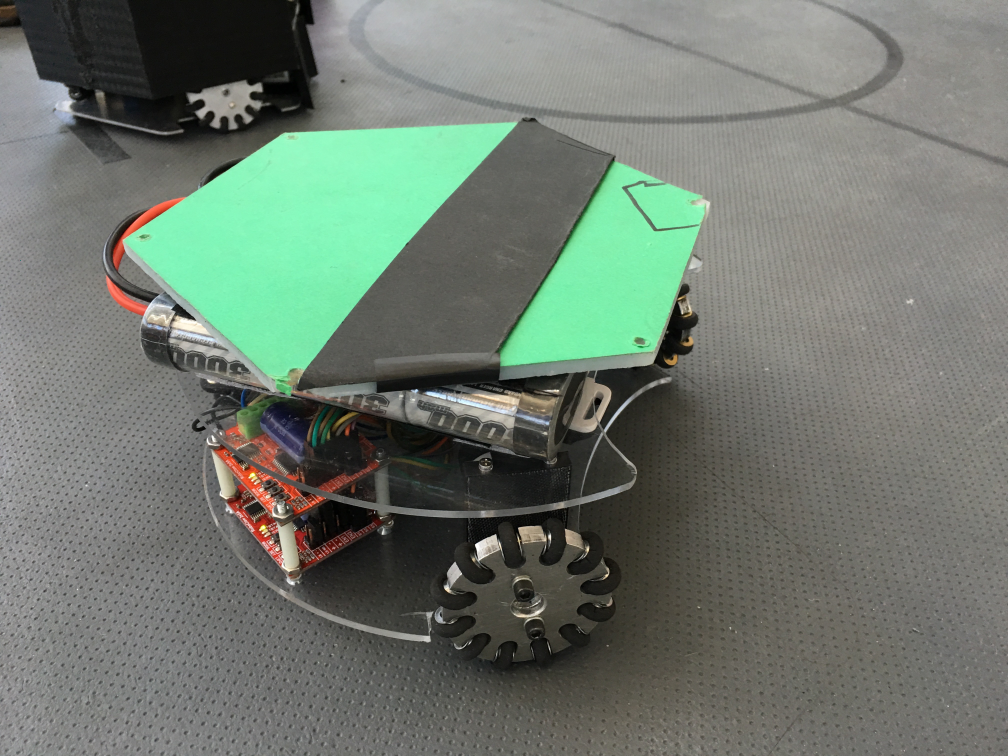
//> input picture Images For Documentation/Sushi.jpg, 4032 x 3024 px, given in place of stream, which was not available (shown at 1/4 size)
$ ./selection   (built with g++ and OpenCV 4)
//> lines starting //> are read from the running program, lines starting //| are printed output that depends on the picture; after the words box and inside, x2 and y2 are one past the last pixel; in counts of white or black regions, pixels touching at a corner belong together; pictures that were not available may be replaced by others from this repository, and a replacement may not be noted
//objectTrackingTutorial.cpp

//Written by  Kyle Hounslow 2015

//Permission is hereby granted, free of charge, to any person obtaining a copy of this software and associated documentation files (the "Software")
//, to deal in the Software without restriction, including without limitation the rights to use, copy, modify, merge, publish, distribute, sublicense,
//and/or sell copies of the Software, and to permit persons to whom the Software is furnished to do so, subject to the following conditions:

//The above copyright notice and this permission notice shall be included in all copies or substantial portions of the Software.

//THE SOFTWARE IS PROVIDED "AS IS", WITHOUT WARRANTY OF ANY KIND, EXPRESS OR IMPLIED, INCLUDING BUT NOT LIMITED TO THE WARRANTIES OF MERCHANTABILITY,
//FITNESS FOR A PARTICULAR PURPOSE AND NONINFRINGEMENT. IN NO EVENT SHALL THE AUTHORS OR COPYRIGHT HOLDERS BE LIABLE FOR ANY CLAIM, DAMAGES OR OTHER
//LIABILITY, WHETHER IN AN ACTION OF CONTRACT, TORT OR OTHERWISE, ARISING FROM, OUT OF OR IN CONNECTION WITH THE SOFTWARE OR THE USE OR OTHER DEALINGS
//IN THE SOFTWARE.

#include <sstream>
#include <string>
#include <iostream>
#include "/usr/include/opencv2/highgui/highgui.hpp"
#include "/usr/include/opencv/cv.hpp"
//#include "opencv\highgui.h"
//#include "opencv\cv.h"

using namespace cv;
using namespace std;
//initial min and max HSV filter values.
//these will be changed using trackbars
int H_MIN = 0;
int H_MAX = 256;
int S_MIN = 0;
int S_MAX = 256;
int V_MIN = 0;
int V_MAX = 256;
//default capture width and height
const int FRAME_WIDTH = 840;
const int FRAME_HEIGHT = 480;
//max number of objects to be detected in frame
const int MAX_NUM_OBJECTS = 50;
//minimum and maximum object area
const int MIN_OBJECT_AREA = 20 * 20;
const int MAX_OBJECT_AREA = FRAME_HEIGHT*FRAME_WIDTH / 1.5;
//names that will appear at the top of each window
const string windowName = "Original Image";
const string windowName1 = "HSV Image";
const string windowName2 = "Thresholded Image";
const string windowName3 = "After Morphological Operations";
const string trackbarWindowName = "Trackbars";

bool calibrationMode;//used for showing debugging windows, trackbars etc.

bool mouseIsDragging;//used for showing a rectangle on screen as user clicks and drags mouse
bool mouseMove;
bool rectangleSelected;
cv::Point initialClickPoint, currentMousePoint; //keep track of initial point clicked and current position of mouse
cv::Rect rectangleROI; //this is the ROI that the user has selected
vector<int> H_ROI, S_ROI, V_ROI;// HSV values from the click/drag ROI region stored in separate vectors so that we can sort them easily

void on_trackbar(int, void*)
{//This function gets called whenever a
	// trackbar position is changed

	//for now, this does nothing.


}
void createTrackbars(){
	//create window for trackbars


	namedWindow(trackbarWindowName, 0);
	//create memory to store trackbar name on window
	char TrackbarName[50];
	sprintf(TrackbarName, "H_MIN", H_MIN);
	sprintf(TrackbarName, "H_MAX", H_MAX);
	sprintf(TrackbarName, "S_MIN", S_MIN);
	sprintf(TrackbarName, "S_MAX", S_MAX);
	sprintf(TrackbarName, "V_MIN", V_MIN);
	sprintf(TrackbarName, "V_MAX", V_MAX);
	//create trackbars and insert them into window
	//3 parameters are: the address of the variable that is changing when the trackbar is moved(eg.H_LOW),
	//the max value the trackbar can move (eg. H_HIGH),
	//and the function that is called whenever the trackbar is moved(eg. on_trackbar)
	//                                  ---->    ---->     ---->
	createTrackbar("H_MIN", trackbarWindowName, &H_MIN, 255, on_trackbar);
	createTrackbar("H_MAX", trackbarWindowName, &H_MAX, 255, on_trackbar);
	createTrackbar("S_MIN", trackbarWindowName, &S_MIN, 255, on_trackbar);
	createTrackbar("S_MAX", trackbarWindowName, &S_MAX, 255, on_trackbar);
	createTrackbar("V_MIN", trackbarWindowName, &V_MIN, 255, on_trackbar);
	createTrackbar("V_MAX", trackbarWindowName, &V_MAX, 255, on_trackbar);


}
// [52 lines left out: function clickAndDrag_Rectangle, not called in this run]
void recordHSV_Values(cv::Mat frame, cv::Mat hsv_frame){

	//save HSV values for ROI that user selected to a vector
	if (mouseMove == false && rectangleSelected == true){

		//clear previous vector values
		if (H_ROI.size()>0) H_ROI.clear();
		if (S_ROI.size()>0) S_ROI.clear();
		if (V_ROI.size()>0 )V_ROI.clear();
		//if the rectangle has no width or height (user has only dragged a line) then we don't try to iterate over the width or height
		if (rectangleROI.width<1 || rectangleROI.height<1) cout << "Please drag a rectangle, not a line" << endl;
		else{
			for (int i = rectangleROI.x; i<rectangleROI.x + rectangleROI.width; i++){
				//iterate through both x and y direction and save HSV values at each and every point
				for (int j = rectangleROI.y; j<rectangleROI.y + rectangleROI.height; j++){
					//save HSV value at this point
					H_ROI.push_back((int)hsv_frame.at<cv::Vec3b>(j, i)[0]);
					S_ROI.push_back((int)hsv_frame.at<cv::Vec3b>(j, i)[1]);
					V_ROI.push_back((int)hsv_frame.at<cv::Vec3b>(j, i)[2]);
				}
			}
		}
		//reset rectangleSelected so user can select another region if necessary
		rectangleSelected = false;
		//set min and max HSV values from min and max elements of each array

		if (H_ROI.size()>0){
			//NOTE: min_element and max_element return iterators so we must dereference them with "*"
			H_MIN = *std::min_element(H_ROI.begin(), H_ROI.end());
			H_MAX = *std::max_element(H_ROI.begin(), H_ROI.end());
			cout << "MIN 'H' VALUE: " << H_MIN << endl;
			cout << "MAX 'H' VALUE: " << H_MAX << endl;
		}
		if (S_ROI.size()>0){
			S_MIN = *std::min_element(S_ROI.begin(), S_ROI.end());
			S_MAX = *std::max_element(S_ROI.begin(), S_ROI.end());
			cout << "MIN 'S' VALUE: " << S_MIN << endl;
			cout << "MAX 'S' VALUE: " << S_MAX << endl;
		}
		if (V_ROI.size()>0){
			V_MIN = *std::min_element(V_ROI.begin(), V_ROI.end());
			V_MAX = *std::max_element(V_ROI.begin(), V_ROI.end());
			cout << "MIN 'V' VALUE: " << V_MIN << endl;
			cout << "MAX 'V' VALUE: " << V_MAX << endl;
		}

	}

	if (mouseMove == true){
		//if the mouse is held down, we will draw the click and dragged rectangle to the screen
		rectangle(frame, initialClickPoint, cv::Point(currentMousePoint.x, currentMousePoint.y), cv::Scalar(0, 255, 0), 1, 8, 0);
	}


}
// [33 lines left out: functions intToString, drawObject, not called in this run]
void morphOps(Mat &thresh){

	//create structuring element that will be used to "dilate" and "erode" image.
	//the element chosen here is a 3px by 3px rectangle

	Mat erodeElement = getStructuringElement(MORPH_RECT, Size(3, 3));
	//dilate with larger element so make sure object is nicely visible
	Mat dilateElement = getStructuringElement(MORPH_RECT, Size(8, 8));

	erode(thresh, thresh, erodeElement);
	erode(thresh, thresh, erodeElement);


	dilate(thresh, thresh, dilateElement);
	dilate(thresh, thresh, dilateElement);


}
void trackFilteredObject(int &x, int &y, Mat threshold, Mat &cameraFeed){

	Mat temp;
	threshold.copyTo(temp);
	//these two vectors needed for output of findContours
	vector< vector<Point> > contours;
	vector<Vec4i> hierarchy;
	//find contours of filtered image using openCV findContours function
	findContours(temp, contours, hierarchy, CV_RETR_CCOMP, CV_CHAIN_APPROX_SIMPLE);
	//use moments method to find our filtered object
	double refArea = 0;
	int largestIndex = 0;
	bool objectFound = false;
	if (hierarchy.size() > 0) {
		int numObjects = hierarchy.size();
		//if number of objects greater than MAX_NUM_OBJECTS we have a noisy filter
		if (numObjects<MAX_NUM_OBJECTS){
			for (int index = 0; index >= 0; index = hierarchy[index][0]) {

				Moments moment = moments((cv::Mat)contours[index]);
				double area = moment.m00;

				//if the area is less than 20 px by 20px then it is probably just noise
				//if the area is the same as the 3/2 of the image size, probably just a bad filter
				//we only want the object with the largest area so we save a reference area each
				//iteration and compare it to the area in the next iteration.
				if (area>MIN_OBJECT_AREA && area<MAX_OBJECT_AREA && area>refArea){
					x = moment.m10 / area;
					y = moment.m01 / area;
					objectFound = true;
					refArea = area;
					//save index of largest contour to use with drawContours
					largestIndex = index;
				}
				else objectFound = false;


			}
			//let user know you found an object
			if (objectFound == true){
				putText(cameraFeed, "Tracking Object", Point(0, 50), 2, 1, Scalar(0, 255, 0), 2);
				//draw object location on screen
				drawObject(x, y, cameraFeed);
				//draw largest contour
				//drawContours(cameraFeed, contours, largestIndex, Scalar(0, 255, 255), 2);
			}

		}
		else putText(cameraFeed, "TOO MUCH NOISE! ADJUST FILTER", Point(0, 50), 1, 2, Scalar(0, 0, 255), 2);
	}
}
int main(int argc, char* argv[])
{
	//some boolean variables for different functionality within this
	//program
	bool trackObjects = true;
	bool useMorphOps = true;
	calibrationMode = true;
	//Matrix to store each frame of the webcam feed
	Mat cameraFeed, gaussCameraFeed, gaussone, gausstwo, otherCamera;
	//matrix storage for HSV image
	Mat HSV;
	//matrix storage for binary threshold image
	Mat threshold;
	//x and y values for the location of the object
	int x = 0, y = 0;
	//video capture object to acquire webcam feed
	//VideoCapture capture;
	//open capture object at location zero (default location for webcam)

	VideoCapture capture;
	capture.open("http://192.168.1.78:8080/stream?topic=/image&dummy=param.mjpg");
	//capture.open(0);
	//set height and width of capture frame
	capture.set(CV_CAP_PROP_FRAME_WIDTH, FRAME_WIDTH);
	capture.set(CV_CAP_PROP_FRAME_HEIGHT, FRAME_HEIGHT);
	//must create a window before setting mouse callback
	cv::namedWindow(windowName);
	//set mouse callback function to be active on "Webcam Feed" window
	//we pass the handle to our "frame" matrix so that we can draw a rectangle to it
	//as the user clicks and drags the mouse
	cv::setMouseCallback(windowName, clickAndDrag_Rectangle, &cameraFeed);
	//initiate mouse move and drag to false
	mouseIsDragging = false;
	mouseMove = false;
	rectangleSelected = false;

	//start an infinite loop where webcam feed is copied to cameraFeed matrix
	//all of our operations will be performed within this loop
	while (1){
		//store image to matrix
		capture.read(cameraFeed);
//> cameraFeed is the input picture: 3024 rows x 4032 cols, CV_8UC3; mean B, G, R 111.1, 121.4, 111.5

		medianBlur(cameraFeed, gaussCameraFeed, 5);

		//convert frame from BGR to HSV colorspace
		cvtColor(cameraFeed, HSV, COLOR_BGR2HSV);
//> HSV: 3024 rows x 4032 cols, CV_8UC3; mean H, S, V 39.7, 29.9, 123.4
		//set HSV values from user selected region
		recordHSV_Values(cameraFeed, HSV);


/*
cvtColor( bgr,hsv, CV_RGB2HSV )

now, //you want to separate the H channel ( it's the same 1 channel image as a greyscale, actually )

Mat chan[3];
split( hsv, chan );
Mat H = hsv[0];

and threshold that:

Mat binary;
threshold(H, binary, 1 /*ignored for otsu* /, 255, CV_THRESH_OTSU);
*/

Mat hsv;
cvtColor( gaussCameraFeed,hsv, CV_RGB2HSV );
//> hsv: 3024 rows x 4032 cols, CV_8UC3; mean H, S, V 77.2, 29.6, 123.4

//now, //you want to separate the H channel ( it's the same 1 channel image as a greyscale, actually )

Mat chan[3];
split( hsv, chan );
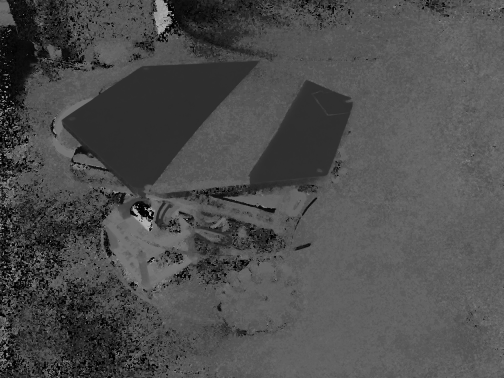
//> chan[0]: 3024 rows x 4032 cols, CV_8UC1 (shown at 1/8 size); min 0, max 179, mean 77.2
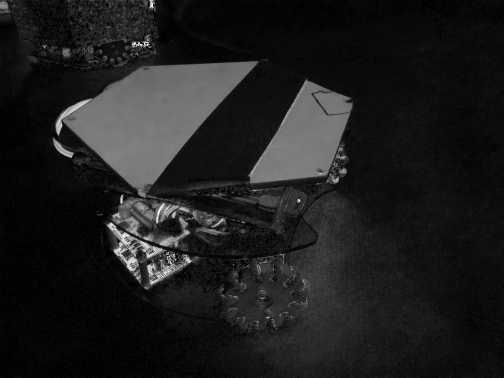
//> chan[1]: 3024 rows x 4032 cols, CV_8UC1 (shown at 1/8 size); min 0, max 255, mean 29.6
Mat H = chan[0];

//and threshold that:

Mat binary;
//threshold(H, binary, 255, CV_THRESH_OTSU);
adaptiveThreshold(H, binary,255, ADAPTIVE_THRESH_GAUSSIAN_C, CV_THRESH_BINARY,15,-5);
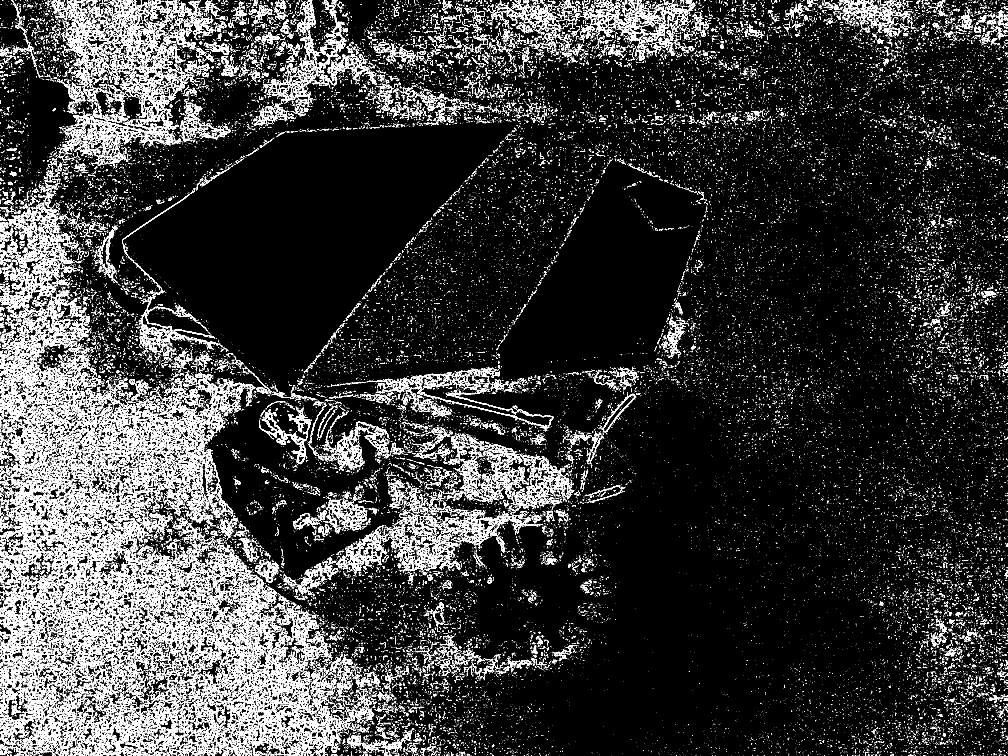
//> binary: 3024 rows x 4032 cols, CV_8UC1 (shown at 1/4 size); 10.7% white in thin lines or dots

//adaptiveThreshold(gaussCameraFeed, gausstwo,255, ADAPTIVE_THRESH_GAUSSIAN_C, CV_THRESH_BINARY,15,-5);

		imshow("hue", binary);

		//capture.read(otherCamera);
		cvtColor(gaussCameraFeed, gaussCameraFeed, CV_BGR2GRAY);
//> gaussCameraFeed: 3024 rows x 4032 cols, CV_8UC1
		//medianBlur(gaussCameraFeed, gaussCameraFeed, 5);
		//adaptiveThreshold(gaussCameraFeed, gaussCameraFeed ,255, ADAPTIVE_THRESH_GAUSSIAN_C, CV_THRESH_BINARY,15,-5);
		adaptiveThreshold(gaussCameraFeed, gaussone, 255, ADAPTIVE_THRESH_MEAN_C, CV_THRESH_BINARY,15,-5);
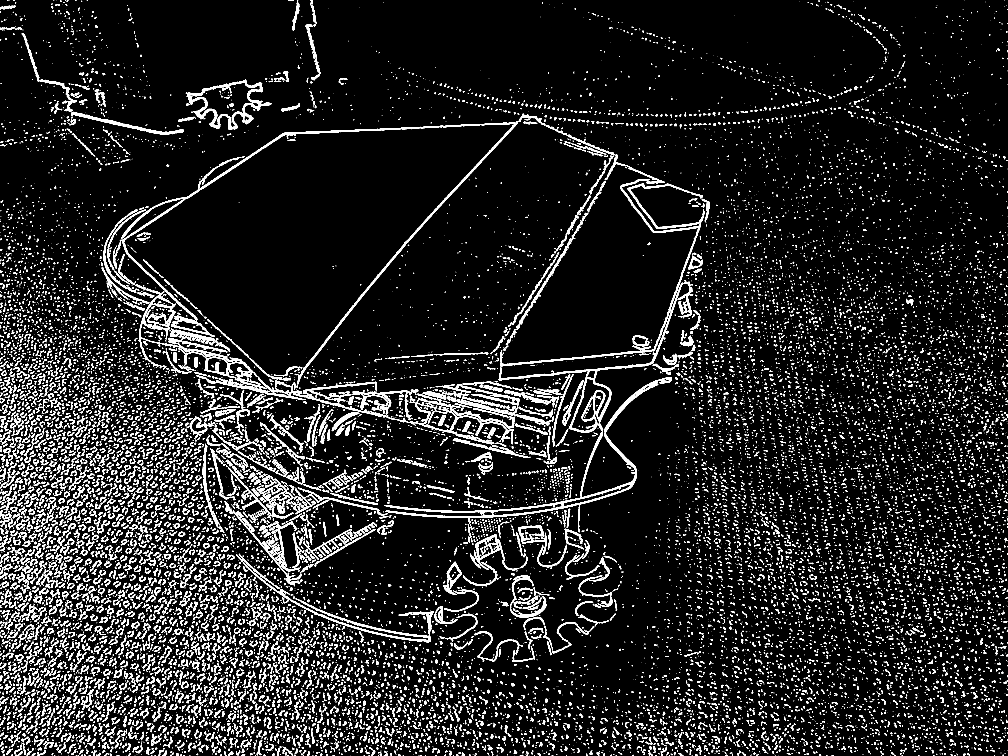
//> gaussone: 3024 rows x 4032 cols, CV_8UC1 (shown at 1/4 size); 8.1% white; 22054 white regions (13043 under 20 px), largest, box (x1, y1, x2, y2) and area: (484, 455, 2182, 1538) 26987, (1537, 1509, 2687, 2129) 22934, (1994, 1121, 2772, 1731) 14890
		adaptiveThreshold(gaussCameraFeed, gausstwo,255, ADAPTIVE_THRESH_GAUSSIAN_C, CV_THRESH_BINARY,15,-5);
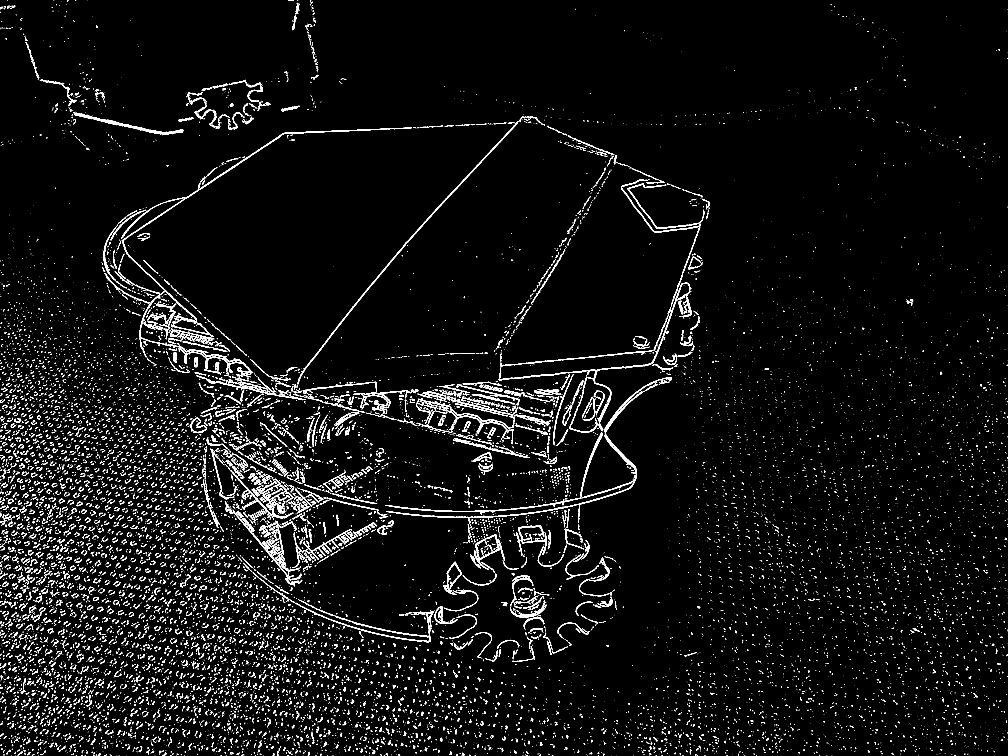
//> gausstwo: 3024 rows x 4032 cols, CV_8UC1 (shown at 1/4 size); 3.5% white; 16917 white regions (12891 under 20 px)

		imshow("mean", gaussone);
		imshow("gaussian", gausstwo);

    /*img = cv2.medianBlur(img,5)
	ret,th1 = cv2.threshold(img,127,255,cv2.THRESH_BINARY)
	th2 = cv2.adaptiveThreshold(img,255,cv2.ADAPTIVE_THRESH_MEAN_C, cv2.THRESH_BINARY,11,2)
	th3 = cv2.adaptiveThreshold(img,255,cv2.ADAPTIVE_THRESH_GAUSSIAN_C, cv2.THRESH_BINARY,11,2)

	titles = ['Original Image', 'Global Thresholding (v = 127)', 'Adaptive Mean Thresholding', 'Adaptive Gaussian Thresholding']
	images = [img, th1, th2, th3]

	for i in xrange(4):
	     plt.subplot(2,2,i+1),plt.imshow(images[i],'gray')
	     plt.title(titles[i])
	     plt.xticks([]),plt.yticks([])
	 plt.show()
	*/


		//filter HSV image between values and store filtered image to
		//threshold matrix
		inRange(HSV, Scalar(H_MIN, S_MIN, V_MIN), Scalar(H_MAX, S_MAX, V_MAX), threshold);
//> threshold: 3024 rows x 4032 cols, CV_8UC1; every value is 255

		//cvAdaptiveThreshold(HSV.data, threshold.data, 1, CV_ADAPTIVE_THRESH_MEAN_C, CV_THRESH_BINARY, 3, 5 );
		//perform morphological operations on thresholded image to eliminate noise
		//and emphasize the filtered object(s)
		if (useMorphOps)
			morphOps(threshold);
		//pass in thresholded frame to our object tracking function
		//this function will return the x and y coordinates of the
		//filtered object
		if (trackObjects)
			trackFilteredObject(x, y, threshold, cameraFeed);
//> in trackFilteredObject, `findContours(temp, contours, hierarchy, CV_RETR_CCOMP, CV_CHAIN_APPROX..`: contours = 1 contour; box (x1, y1, x2, y2) and area: (0, 0, 4032, 3024) 12185713
//> in trackFilteredObject, `int numObjects = hierarchy.size();`: numObjects = 1
//> the loop in trackFilteredObject, `for (int index = 0; index >= 0; index = hierarchy[index][0])` made 1 pass
//> area on pass 1: 12185713
//> after the loop in trackFilteredObject, `for (int index = 0; index >= 0; index = hierarchy[index][0])`: x = 0; objectFound = false; refArea = 0

		//show frames
		if (calibrationMode == true){

			//create slider bars for HSV filtering
			createTrackbars();
			imshow(windowName1, HSV);
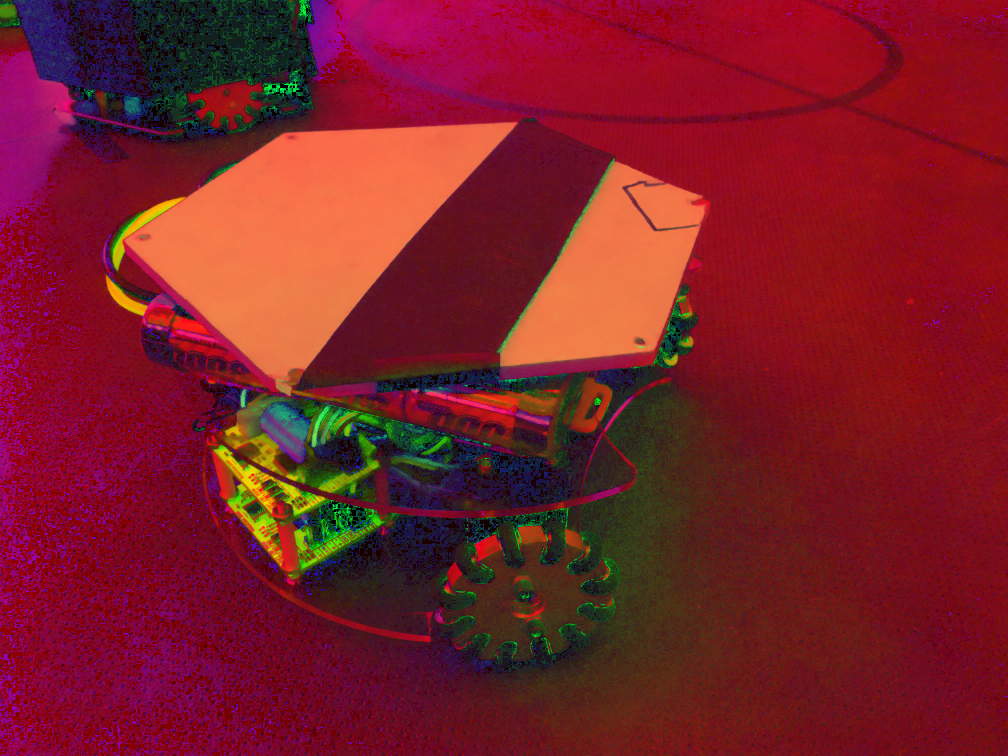
//> window 'HSV Image': 3024 rows x 4032 cols, CV_8UC3 (shown at 1/4 size); mean B, G, R 39.7, 29.9, 123.4
			imshow(windowName2, threshold);
		}
		else{

			destroyWindow(windowName1);
			destroyWindow(windowName2);
			destroyWindow(trackbarWindowName);
		}
		imshow(windowName, cameraFeed);


		//delay 30ms so that screen can refresh.
		//image will not appear without this waitKey() command
		//also use waitKey command to capture keyboard input
		if (waitKey(30) == 99) calibrationMode = !calibrationMode;//if user presses 'c', toggle calibration mode
//> the Esc key is pressed
	}


	return 0;
}
